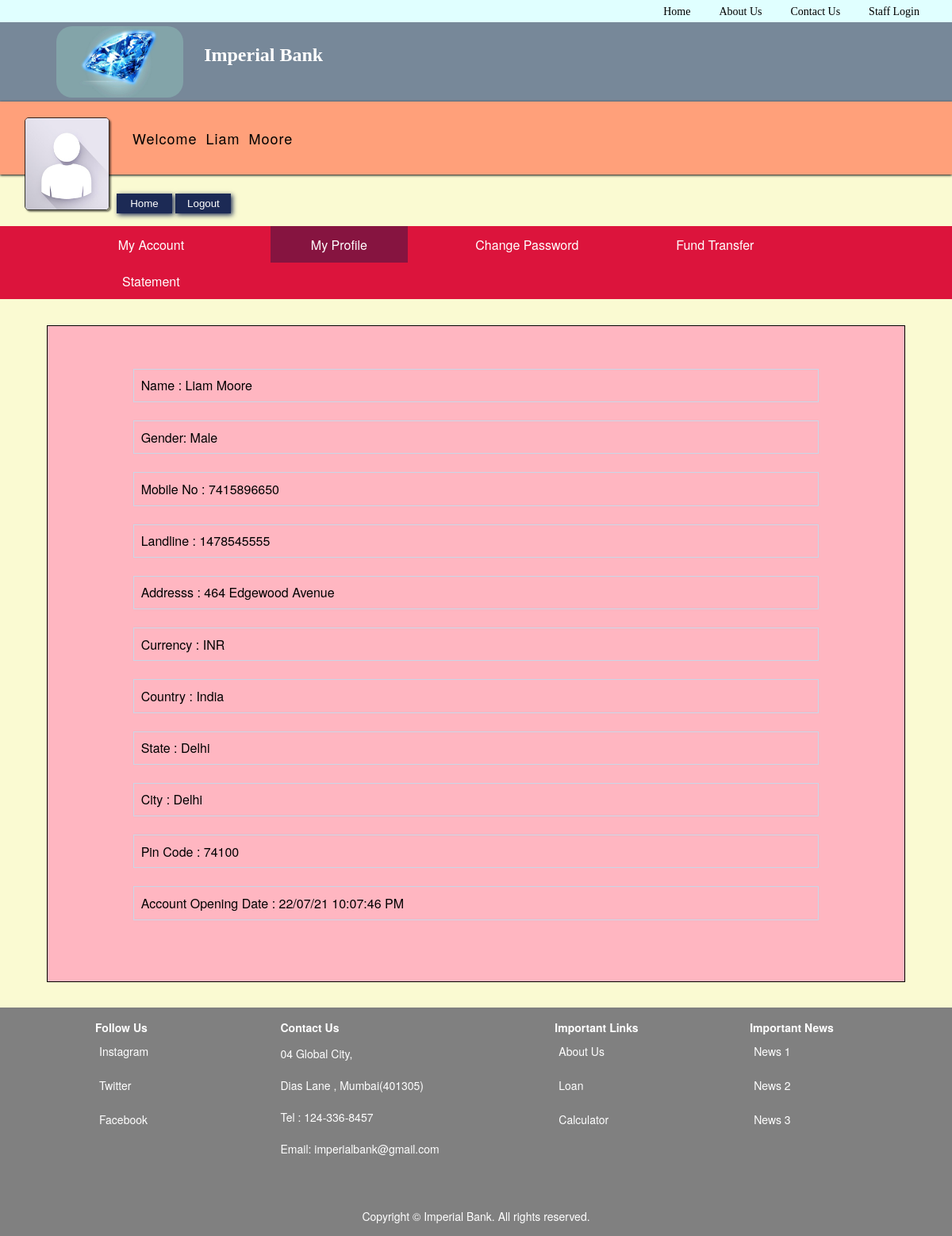
Page /customer_profile_myprofile.php (signed in) on the committed database.
### tables this page shows
CREATE TABLE `bank_customers` (
  `Id` int(100) NOT NULL,
  `Username` varchar(20) DEFAULT NULL,
  `Password` varchar(15) DEFAULT NULL,
  `Customer_Photo` longblob,
  `Photo_name` varchar(500) DEFAULT NULL,
  `Customer_ID` varchar(20) DEFAULT NULL,
  `Gender` varchar(10) NOT NULL,
  `Landline_no` varchar(10) NOT NULL,
  `Home_Addr` varchar(100) NOT NULL,
  `Office_Addr` varchar(255) NOT NULL,
  `Country` varchar(255) NOT NULL,
  `State` varchar(255) NOT NULL,
  `City` varchar(255) NOT NULL,
  `Pin_code` varchar(255) NOT NULL,
  `Account_no` varchar(20) DEFAULT NULL,
  `Branch` varchar(50) DEFAULT NULL,
  `IFSC_Code` varchar(50) DEFAULT NULL,
  `PAN` varchar(10) DEFAULT NULL,
  `CITIZENSHIP` varchar(50) DEFAULT NULL,
  `Current_Balance` float(100,2) DEFAULT NULL,
  `LastTransaction` int(20) DEFAULT '0',
  `Mobile_no` varchar(20) DEFAULT NULL,
  `Email_ID` varchar(50) DEFAULT 'Nil',
  `Debit_Card_No` varchar(50) DEFAULT NULL,
  `Debit_Card_Pin` int(4) DEFAULT NULL,
  `CVV` int(3) DEFAULT NULL,
  `DOB` varchar(20) DEFAULT NULL,
  `Area_Loc` varchar(255) DEFAULT NULL,
  `Nominee_name` varchar(255) DEFAULT NULL,
  `Nominee_ac_no` varchar(255) DEFAULT NULL,
  `Last_Login` varchar(50) DEFAULT NULL,
  `Ac_Opening_Date` varchar(255) DEFAULT NULL,
  `Account_Status` varchar(10) NOT NULL,
  `Account_type` varchar(20) NOT NULL
);

### customer_profile_myprofile.php (the view, shortened to what this page needs)
<html>
    <head><title>My Profile</title>
    <link rel="stylesheet" type="text/css" href="css/customer_profile_myprofile.css">
</head>
<body>
    <?php include 'header.php';
          include 'customer_profile_header.php' ?>
          <?php
        $cust_id= $_SESSION['customer_Id'];
        include 'db_connect.php';
        $sql="SELECT * FROM bank_customers where Customer_ID= '$cust_id' ";
		$result = $conn->query($sql);
        $row = $result->fetch_assoc();
?>
<div class="myprofile_container">
    <div class="customer_profile_details">
    <label>Name : <?php echo $row['Username']; ?> </label><br>
    <label>Gender: <?php echo $row['Gender']; ?> </label><br>
    <label>Mobile No : <?php echo $row['Mobile_no']; ?> </label><br>
    <label>Landline : <?php echo $row['Landline_no']; ?> </label><br>
    <label>Addresss : <?php echo $row['Home_Addr']; ?> </label><br>
    <label>Currency : <?php echo 'INR' ; ?> </label><br>
    <label>Country : <?php echo $row['Country']; ?> </label><br>
    <label>State : <?php echo $row['State']; ?> </label><br>
    <label>City : <?php echo $row['City']; ?> </label><br>
    <label>Pin Code : <?php echo $row['Pin_code']; ?> </label><br>
    <label>Account Opening Date : <?php echo $row['Ac_Opening_Date']; ?> </label><br>
</div>
</div>
<?php include 'footer.php'; ?>
</html>

### css/customer_profile_myprofile.css (style rules this page uses)
body { background-color: lightgoldenrodyellow; }
.myprofile_container { margin: 2.7% auto; width: 90%; background-color:lightpink; color:black; border: 1px solid black; }
.customer_profile_details { width: 80%; margin: 0px auto; padding: 5%; }
.myprofile_container label { display: block; padding: 1%; border: 1px solid rgb(201, 214, 231); }

### css/header.css (style rules this page uses)
* { margin: 0px; }
body { font-family: verdana, "Helvetica Neue", Helvetica, Arial, sans-serif; }

### css/footer.css (style rules this page uses)
body { margin: 0px; }

### rows in the picture
bank_customers: Username "Liam Moore", Gender "Male", Mobile_no "7415896650", Landline_no "1478545555", Home_Addr "464 Edgewood Avenue", Country "India", State "Delhi", City "Delhi", Pin_code "74100", Ac_Opening_Date "22/07/21 10:07:46 PM"

### other values in the picture
$_SESSION['Username'] "Liam Moore"
